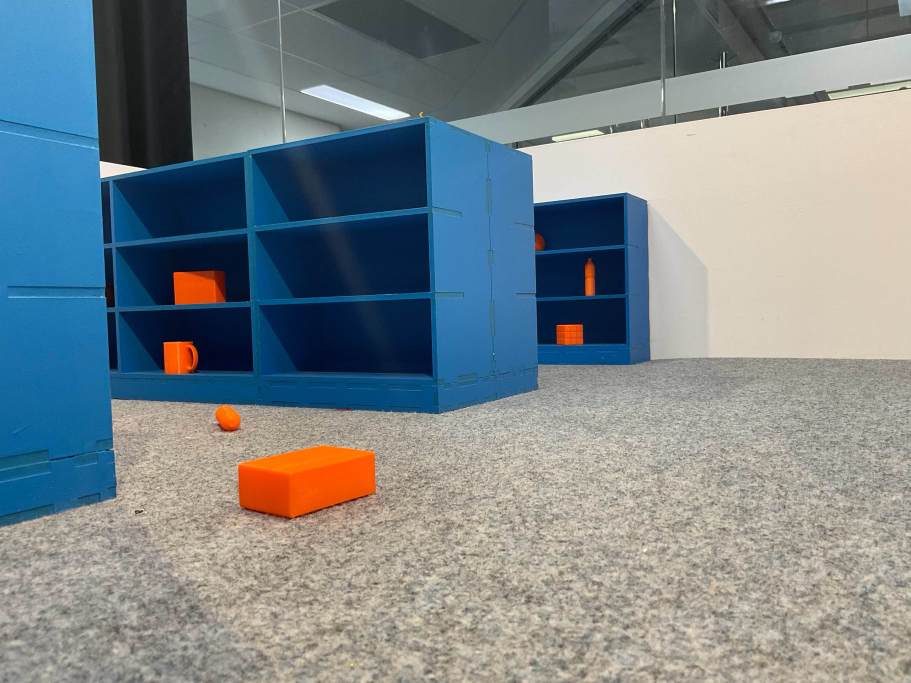
#> input picture VisionSub/videos/img.jpg, 2731 x 2048 px, found by its file name (shown at 1/3 size)
$ python vid_test.py
#> lines starting #> are read from the running program, lines starting #| are printed output that depends on the picture; after the words box and inside, x2 and y2 are one past the last pixel; in counts of white or black regions, pixels touching at a corner belong together
### VisionSub/vision.py
import cv2
from math import cos,sin,pi,atan2,degrees
import numpy as np
import time
from threading import Thread
import picamera2

#from threading import Thread
# MADE BY KELVIN LE, QUT EGB320 GROUP16
# StudentID: n11429984
# Email: minhnguyen.le@qut.edu.au

class VisionModule:
    ground_points = np.float32([[-18,47],[18,47],[-18,150],[18,150]]) #off-set in cm
    homography_matrix = np.array([[-2.11252555e-02,  6.33812791e-03,  7.01814123e+00],[ 1.80590083e-04, -8.03575074e-03, -1.43661305e+01]
    ,[ 2.56484473e-05, -4.57580665e-03,  1.00000000e+00]])
    color_ranges = {
        #'wall': (np.array([34, 0, 211]), np.array([45, 74, 255])),
        'wall': (np.array([33, 0, 0]), np.array([41, 62, 255])),
        'floor': (np.array([0, 0, 0]), np.array([179, 255, 255])),
        'yellow': (np.array([25, 108, 224]), np.array([33, 255, 255])),
        'blue': (np.array([81, 0, 0]), np.array([116, 255, 255])),
        'green': (np.array([55, 79, 0]), np.array([70, 255, 255])),
        'orange1': (np.array([0, 100, 0]), np.array([20, 255, 255])),
        'orange2': (np.array([165, 100, 0]), np.array([180, 255, 255])),
        'black': (np.array([38,31, 45]), np.array([66, 121 , 88]))
    }


    focal_length = 30 #cm
    real_circle_diameter = 70 #cm

    def __init__(self):
        self.cap = None  # Initialize the camera object as an instance variable
        self.t1 = None

    def draw_crosshair(self, frame, color=(255, 255, 255), thickness=2):
        # Get the dimensions of the frame
        height, width = frame.shape[:2]

        # Calculate the center of the frame
        center_x = width // 2
        center_y = height // 2
        FrameCenter = (center_x, center_y)
        # Define the length of the crosshair arms
        crosshair_length = 5

        # Draw the vertical line of the crosshair

        cv2.drawMarker(frame, FrameCenter, color, markerType=cv2.MARKER_CROSS, markerSize=10, thickness=2)
        # Draw the horizontal line of the crosshair
        return FrameCenter


    # [102 lines left out: functions CaptureImage, initialize_camera, Capturing, ExportImage, findBlack, findWall and 2 more, not called in this run]

    def findShelf(self, imgHSV, area_threshold=10000):
        # Create a mask for the blue color range
        ShelfMask = cv2.inRange(imgHSV, self.color_ranges['blue'][0], self.color_ranges['blue'][1])

        # Find contours on the mask
        contoursShelf, _ = cv2.findContours(ShelfMask, cv2.RETR_EXTERNAL, cv2.CHAIN_APPROX_SIMPLE)

        # Filter out small contours by area
        filtered_contours = [cnt for cnt in contoursShelf if cv2.contourArea(cnt) > area_threshold]

        return contoursShelf, ShelfMask

    # [61 lines left out: functions findLoadingArea, findObstacle, MarkerShapeDetection, not called in this run]


    def GetContoursShelf(self, contours, output, colour, text, Draw=True, min_area=1000):
        detected_centers = []  # List to store the centers of detected shelves
        closest_point = None
        max_y = -1  # Variable to track the point closest to the bottom edge

        for contour in contours:
            if cv2.contourArea(contour) > min_area:
                # Calculate the contour's center using moments
                M = cv2.moments(contour)
                if M['m00'] != 0:  # Avoid division by zero
                    center = (int(M['m10'] / M['m00']), int(M['m01'] / M['m00']))
                else:
                    center = (0, 0)

                if Draw:
                    # Draw the contour
                    cv2.drawContours(output, [contour], -1, colour, 1)

                    # Draw the text at the center of the contour
                    cv2.putText(output, text, center, cv2.FONT_HERSHEY_SIMPLEX, 0.5, (0, 255, 0), 2)

                # Store the detected center
                detected_centers.append(center)

                # Find the point closest to the bottom edge within the current contour
                for point in contour:
                    x, y = point[0]  # Extract x and y from the point
                    if y > max_y:  # If this point is closer to the bottom
                        max_y = y  # Update max_y to the current point's y
                        closest_point = (x, y)  # Save the closest point

        # Draw the closest point to the bottom edge, if found
        if closest_point:
            pred_point = cv2.perspectiveTransform(np.float32(closest_point).reshape(-1,1,2), self.homography_matrix)
            real_points = int(100 + pred_point[0][0][1])
            #print(real_points)
            # Draw the point closest to the bottom edge as a red circle
            if Draw:
                # Draw the closest point as a red circle
                cv2.circle(output, closest_point, 5, (0, 0, 255), -1)  # Red circle with radius 5

                # Add text showing the distance next to the dot (closest_point)
                distance_text = f"{real_points:.2f} cm"  # Format the distance to two decimal places
                cv2.putText(output, distance_text, (closest_point[0] + 10, closest_point[1] - 10),
                            cv2.FONT_HERSHEY_SIMPLEX, 0.5, (0, 0, 255), 2)


        # Return the list of detected centers, or None if no contours are detected
        if detected_centers:
            return detected_centers
        else:
            return None


    # [27 lines left out: function GetContoursMarkers, not called in this run]
    def GetInfoShelf(self, robotview, ShelfCenters, imgRGB):
        bearing = []
        center = []
        if ShelfCenters is not None:
# Loop through each detected shelf center
            for ShelfCenter in ShelfCenters:
                    x_center, y_center = ShelfCenter
                    cen = (x_center, y_center)
                    # Calculate the bearing (angle) for each shelf
                    ShelfAngle = self.GetBearing(x_center, imgRGB)
                    bearing.append(ShelfAngle)
                    center.append(cen)
                    # Display the angle on the image
                    cv2.putText(robotview, f"A: {int(ShelfAngle)}", (int(x_center), int(y_center)),
                                          cv2.FONT_HERSHEY_SIMPLEX, 0.5, (255, 200, 200), 1)
        return center, bearing


    # [130 lines left out: functions GetInfoObject, GetInfoMarkers, GetContoursObject, GetContoursMarker, not called in this run]


    def GetDistance(self, width, real_width):
        return (self.focal_length * real_width) / width + 4

    def GetBearing(self, x_center,image):
        offset_pixels = x_center - image.shape[1]/ 2
        return (offset_pixels / image.shape[1]) * 70


class CamFrameGrabber:
    # FOV = number of degrees for camera view
    # [37 lines left out: functions __init__, start, captureImage, getCurrentFrame, not called in this run]

    def getFrameID(self):
        return self.frame_id


    # [19 lines left out: function DisplayFrame, not called in this run]


    def stop(self):
        self.cameraStopped = True

    # [4 lines left out: function __del__, not called in this run]


class MultiImageProcess:
    # [38 lines left out: functions __init__, ImageCapturingLoop, getCurrentFrame, start, not called in this run]

    def stop(self):
        self.cameraStopped = True

    def get_queue(self):
        return self.image_queue  # Method to access the queue

### VisionSub/vid_test.py
import cv2
import numpy as np
import vision as vs
import math

def is_edge_line(pt1, pt2, image_width, image_height):
    """Check if the line touches the edges of the frame."""
    x1, y1 = pt1
    x2, y2 = pt2

    # If either point lies on the image boundary (edges), consider it an edge line
    if (x1 == 0 or x1 == image_width-1 or y1 == 0 or y1 == image_height-1) and (x2 == 0 or x2 == image_width-1 or y2 == 0 or y2 == image_height-1):
        return True
    return False

def draw_custom_lines(image, contours):
    lines = []  # To store the lines and their lengths
    image_height, image_width = image.shape[:2]  # Get image dimensions

    # Store the points of horizontal and vertical lines separately
    horizontal_lines = []
    vertical_lines = []

    for contour in contours:
        epsilon = 0.01 * cv2.arcLength(contour, True)
        approx = cv2.approxPolyDP(contour, epsilon, True)

        # Only consider contours with at least 4 points
        if len(approx) >= 4:
            # Collect line segments and their lengths
            for i in range(len(approx)):
                pt1 = tuple(approx[i][0]) # Point1 of the line
                pt2 = tuple(approx[(i + 1) % len(approx)][0])  # Wrap around to the first point

                # Eliminate lines that touch the edges of the image
                if is_edge_line(pt1, pt2, image_width, image_height):
                    continue  # Skip this line if it touches the edge

                # Calculate the Euclidean distance (length of the line)
                length = math.sqrt((pt2[0] - pt1[0]) ** 2 + (pt2[1] - pt1[1]) ** 2)

                # Append (pt1, pt2, length) to the list
                lines.append((pt1, pt2, length))

    # Sort the lines by length in descending order
    lines = sorted(lines, key=lambda x: x[2], reverse=True)

    # Only take the top 5 longest lines
    longest_lines = lines[:7]

    # Now draw the longest lines and calculate their angles
    for pt1, pt2, length in longest_lines:
        # Calculate the angle of the line relative to the horizontal
        dx = pt2[0] - pt1[0]
        dy = pt2[1] - pt1[1] #Take the coordinates of the vector
        angle_radians = math.atan2(dy, dx) # Calculate the angle in radians
        angle_degrees = abs(math.degrees(angle_radians)) # Convert to degrees and take the absolute value

        if angle_degrees > 45 and angle_degrees < 135:  # Vertical Line
            cv2.line(image, pt1, pt2, (0, 255, 0), 2)
            vertical_lines.append((pt1, pt2))  # Store vertical lines
        elif angle_degrees < 45 or angle_degrees > 135:  # Horizontal Line
            cv2.line(image, pt1, pt2, (255, 0, 0), 2)
            horizontal_lines.append((pt1, pt2))  # Store horizontal lines

        # Optionally, display the angle on the image at the midpoint
        midpoint = ((pt1[0] + pt2[0]) // 2, (pt1[1] + pt2[1]) // 2)
        cv2.putText(image, f"{angle_degrees:.1f} deg", midpoint, cv2.FONT_HERSHEY_SIMPLEX,
                    0.5, (0, 255, 0), 1, cv2.LINE_AA)

    # Check for mutual points between horizontal lines and vertical lines (white points)
    for h_line in horizontal_lines:
        for v_line in vertical_lines:
            mutual_point = get_mutual_point(h_line, v_line)
            if mutual_point:
                cv2.circle(image, mutual_point, 5, (255, 255, 255), -1)  # Draw white circle for mutual points

    # Check for mutual points between two horizontal lines (black points)
    for i in range(len(horizontal_lines)):
        for j in range(i + 1, len(horizontal_lines)):
            mutual_point = get_mutual_point(horizontal_lines[i], horizontal_lines[j])
            if mutual_point:
                cv2.circle(image, mutual_point, 5, (0, 0, 0), -1)  # Draw black circle for mutual points

    return image

def get_mutual_point(line1, line2):
    """Check if two lines have any mutual points."""
    pt1_1, pt1_2 = line1
    pt2_1, pt2_2 = line2

    # Check if the endpoints of the lines match
    if pt1_1 == pt2_1 or pt1_1 == pt2_2:
        return pt1_1
    elif pt1_2 == pt2_1 or pt1_2 == pt2_2:
        return pt1_2
    return None


def main():
    # Path to the image file
      image_path = 'VisionSub/videos/img.jpg'  # Replace with the path to your image

      # Load the image
      image = cv2.imread(image_path)
#> image is the input picture: shape (2048, 2731, 3); mean B, G, R 137.5, 133.3, 122.6
      print(image.shape)
#| (2048, 2731, 3)
      image = image[700:2048, 0:2731]
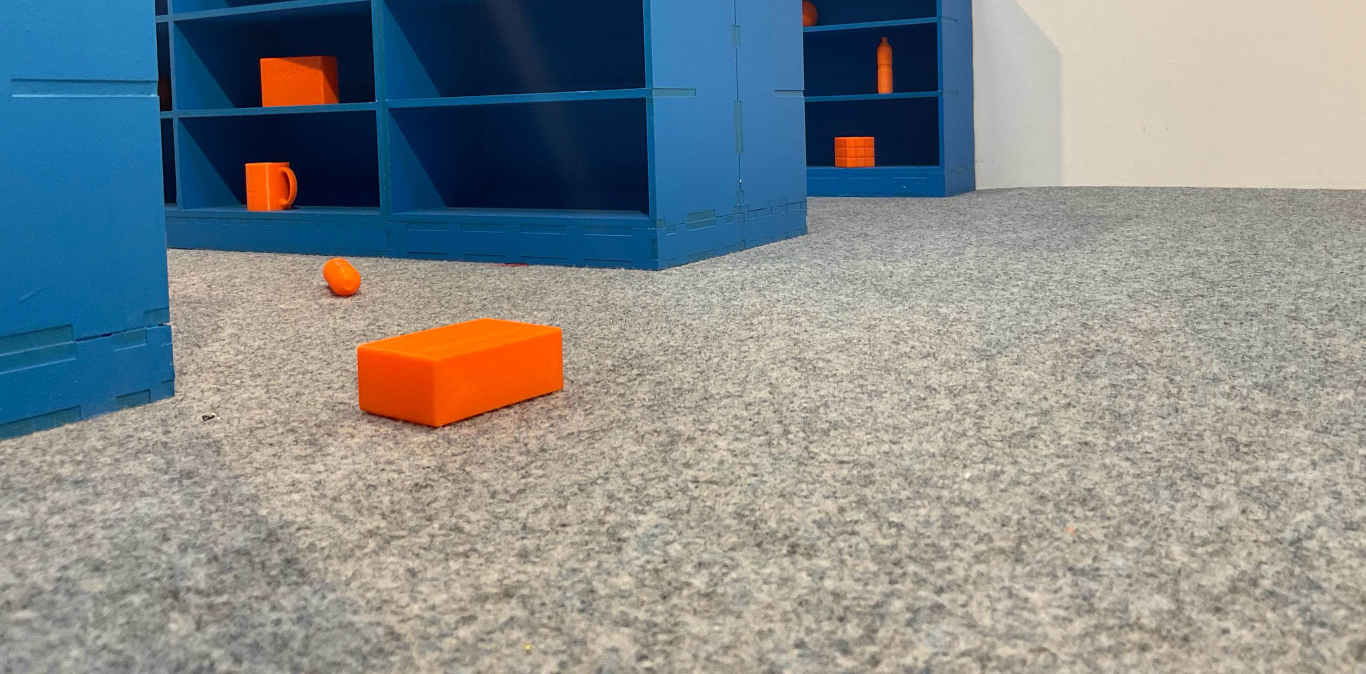
#> image: shape (1348, 2731, 3) (shown at 1/2 size); mean B, G, R 139.7, 138.6, 132.7
      #image = cv2.flip(image, 1)
      if image is None:
            print(f"Error: Could not load image from {image_path}")
            return

      FRAME_WIDTH = 820
      FRAME_HEIGHT = 616

      # Resize the image to the desired resolution (if necessary)
      image = cv2.resize(image, (FRAME_WIDTH, FRAME_HEIGHT))
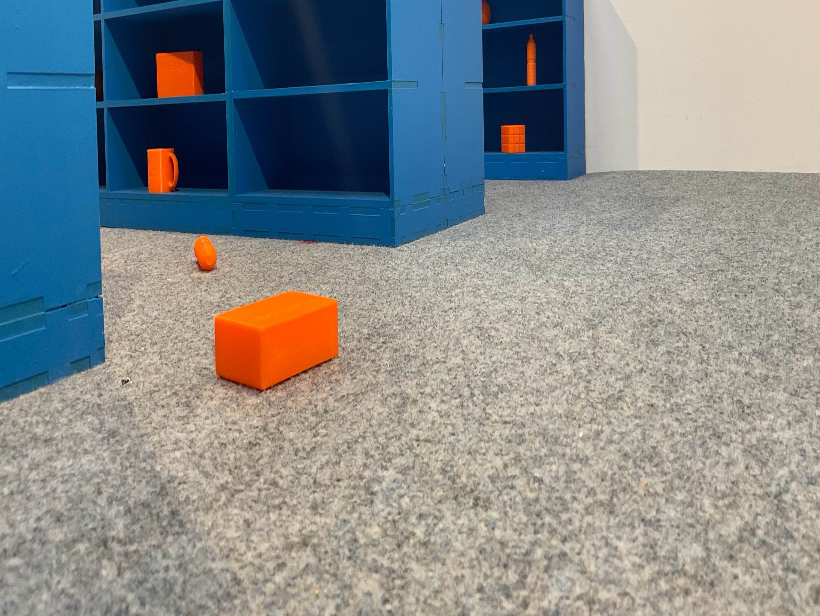
#> image: shape (616, 820, 3); mean B, G, R 139.6, 138.5, 132.6

      # Initialize vision module
      vision = vs.VisionModule()

      try:
            # Convert the image to different color spaces
            imgRGB = cv2.cvtColor(image, cv2.COLOR_BGR2RGB)
            imgHSV = cv2.cvtColor(image, cv2.COLOR_BGR2HSV)
#> imgHSV: shape (616, 820, 3); mean H, S, V 44.6, 89.1, 159.6
            RobotView = image.copy()


            # Draw crosshair at the center
            CenterCoord = vision.draw_crosshair(RobotView)
#> CenterCoord = (410, 308)

            # Find contours for the shelves
            contoursShelf, ShelfMask = vision.findShelf(imgHSV)
#> in findShelf, `ShelfMask = cv2.inRange(imgHSV, self.color_ranges['blue'][0], self.col..`:
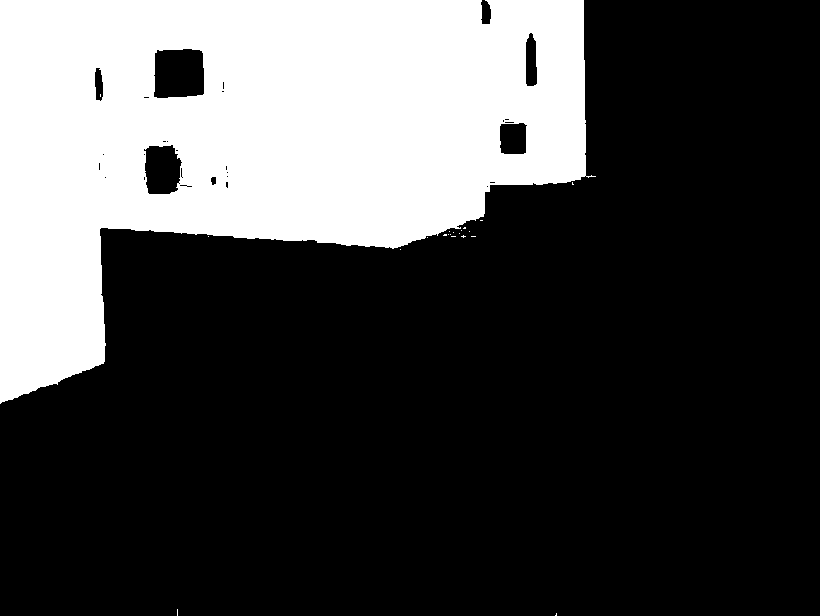
#> ShelfMask: shape (616, 820); 28.3% white; 21 white regions (20 under 20 px)
#> in findShelf, `contoursShelf, _ = cv2.findContours(ShelfMask, cv2.RETR_EXTERNAL, cv2...`: contoursShelf = 20 contours, 19 with area under 20; largest, box (x1, y1, x2, y2) and area: (0, 0, 596, 404) 147146
#> in findShelf, `filtered_contours = [cnt for cnt in contoursShelf if cv2.contourArea(c..`: filtered_contours = 1 contour; box (x1, y1, x2, y2) and area: (0, 0, 596, 404) 147146
            ShelfCenters = vision.GetContoursShelf(contoursShelf, RobotView, (0, 0, 255), "S", Draw=True)
#> the loop in GetContoursShelf, `for contour in contours:` made 20 passes
#> center on pass 20: (258, 134)
#> contour on passes 1 to 6: [[556, 613], [556, 614], [555, 615], [556, 615]], [[177, 609], [177, 615]], [[400, 249]], [[427, 237]], [[471, 236], [475, 236]], [[451, 236], [455, 236]]
#> after the loop in GetContoursShelf, `for contour in contours:`: closest_point = (0, 403); detected_centers = [(258, 134)]; max_y = 403
#> in GetContoursShelf, `pred_point = cv2.perspectiveTransform(np.float32(closest_point).reshap..`: pred_point = [[-11.34, 20.86]]
#> in GetContoursShelf, `real_points = int(100 + pred_point[0][0][1])`: real_points = 120
#> in GetContoursShelf, `distance_text = f"{real_points:.2f} cm"`: distance_text = '120.00 cm'
#> in GetContoursShelf, `cv2.putText(output, distance_text, (closest_point[0] + 10, closest_poi..`:
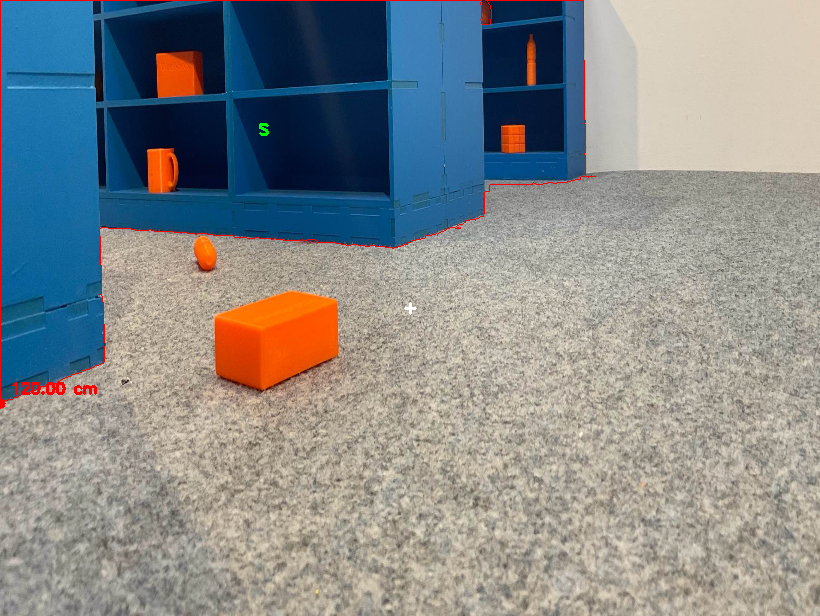
#> output: shape (616, 820, 3); mean B, G, R 138.9, 138, 133.5
#> ShelfCenters = [(258, 134)]
            ShelfCenter, ShelfBearing = vision.GetInfoShelf(RobotView, ShelfCenters, imgRGB)
#> the loop in GetInfoShelf, `for ShelfCenter in ShelfCenters:` made 1 pass
#> (x_center, y_center, offset_pixels in GetBearing, ShelfAngle) on pass 1: (258, 134, -152, -12.98)
#> after the loop in GetInfoShelf, `for ShelfCenter in ShelfCenters:`: bearing = [-12.98]; center = [(258, 134)]
#> ShelfCenter = [(258, 134)]; ShelfBearing = [-12.98]
            draw_custom_lines(RobotView, contoursShelf)
#> the loop in draw_custom_lines, `for contour in contours:` made 20 passes
#> (epsilon, approx) on passes 2, 3, 4, 5, 6, 7, 9, 10, 12, 13, 14, 15: (0.12, [[177, 609], [177, 615]]), (0, [[400, 249]]), (0, [[427, 237]]), (0.08, [[471, 236], [475, 236]]), (0.08, [[451, 236], [455, 236]]), (0, [[208, 236]]), (0, [[450, 234]]), (0, [[448, 234]]), (0, [[459, 233]]), (0, [[453, 232]]), (0, [[469, 231]]), (0, [[449, 231]])
#> (epsilon, approx) on passes 1, 19: (0.0541, [[556, 613], [556, 614], [555, 615], [556, 615]]), (0.0541, [[572, 182], [572, 184], [573, 184], [572, 183]])
#> after the loop in draw_custom_lines, `for contour in contours:`: lines = 32 items
#> in draw_custom_lines, `longest_lines = lines[:7]`: longest_lines = [((101, 227), (393, 248), 292.8), ((595, 176), (583, 0), 176.4), ((103, 363), (101, 227), 136), ((0, 403), (103, 363), 110.5), ((490, 184), (595, 176), 105.3), ((393, 248), (483, 216), 95.52), ((483, 216), (490, 184), 32.76)]
#> the loop in draw_custom_lines, `for pt1, pt2, length in longest_lines:` made 7 passes
#> (pt1, pt2, length, dx, dy, angle_radians, angle_degrees, midpoint) on passes 1 to 7: ((101, 227), (393, 248), 292.8, 292, 21, 0.0718, 4.11, (247, 237)), ((595, 176), (583, 0), 176.4, -12, -176, -1.64, 93.9, (589, 88)), ((103, 363), (101, 227), 136, -2, -136, -1.59, 90.84, (102, 295)), ((0, 403), (103, 363), 110.5, 103, -40, -0.37, 21.22, (51, 383)), ((490, 184), (595, 176), 105.3, 105, -8, -0.076, 4.36, (542, 180)), ((393, 248), (483, 216), 95.52, 90, -32, -0.342, 19.57, (438, 232)), ((483, 216), (490, 184), 32.76, 7, -32, -1.36, 77.66, (486, 200))
#> after the loop in draw_custom_lines, `for pt1, pt2, length in longest_lines:`: horizontal_lines = [((101, 227), (393, 248)), ((0, 403), (103, 363)), ((490, 184), (595, 176)), ((393, 248), (483, 216))]; vertical_lines = [((595, 176), (583, 0)), ((103, 363), (101, 227)), ((483, 216), (490, 184))]
#> the loop in draw_custom_lines, `for h_line in horizontal_lines:` made 4 passes
#> after the loop in draw_custom_lines, `for h_line in horizontal_lines:`:
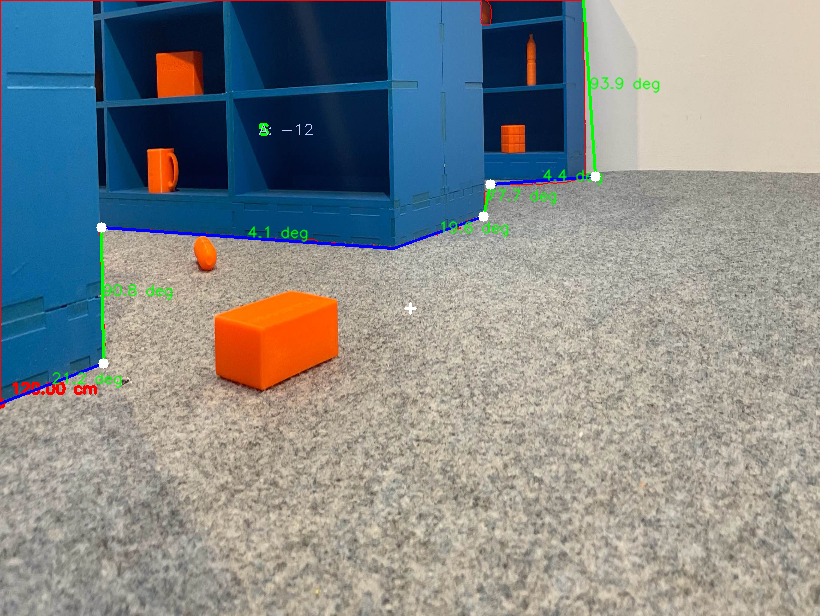
#> image: shape (616, 820, 3); mean B, G, R 138.9, 138.4, 132.5
#> the loop in draw_custom_lines, `for i in range(len(horizontal_lines)):` made 4 passes
#> after the loop in draw_custom_lines, `for i in range(len(horizontal_lines)):`: image: shape (616, 820, 3); 0.02% of pixels changed, all inside (x1, y1, x2, y2) = (388, 243, 399, 254)


            # Display the processed image
            cv2.imshow("Processed Image", RobotView)

            # Wait indefinitely for a key press to close the window
            cv2.waitKey(0)

      except KeyboardInterrupt:
            print("Stopping image processing...")

    # Close all OpenCV windows
      cv2.destroyAllWindows()

if __name__ == "__main__":
      main()
